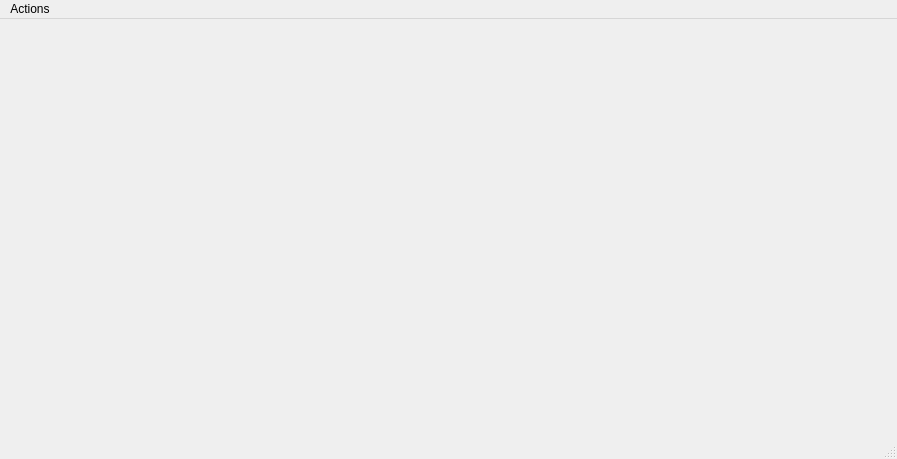
<?xml version="1.0" encoding="UTF-8"?>
<ui version="4.0">
 <class>LibrarianGUI</class>
 <widget class="QMainWindow" name="LibrarianGUI">
  <property name="geometry">
   <rect>
    <x>0</x>
    <y>0</y>
    <width>897</width>
    <height>459</height>
   </rect>
  </property>
  <property name="windowTitle">
   <string>LibrarianGUI</string>
  </property>
  <widget class="QWidget" name="centralWidget"/>
  <widget class="QMenuBar" name="menuBar">
   <property name="geometry">
    <rect>
     <x>0</x>
     <y>0</y>
     <width>897</width>
     <height>26</height>
    </rect>
   </property>
   <widget class="QMenu" name="menuActions">
    <property name="title">
     <string>Actions</string>
    </property>
    <addaction name="actionAdd_patron"/>
    <addaction name="actionAdd_document"/>
    <addaction name="actionGet_overdue_documents"/>
   </widget>
   <addaction name="menuActions"/>
  </widget>
  <widget class="QStatusBar" name="statusBar"/>
  <action name="actionAdd_patron">
   <property name="text">
    <string>Add patron...</string>
   </property>
  </action>
  <action name="actionAdd_document">
   <property name="text">
    <string>Add document...</string>
   </property>
  </action>
  <action name="actionGet_overdue_documents">
   <property name="text">
    <string>Get overdue documents</string>
   </property>
  </action>
 </widget>
 <layoutdefault spacing="6" margin="11"/>
 <resources/>
 <connections/>
</ui>
